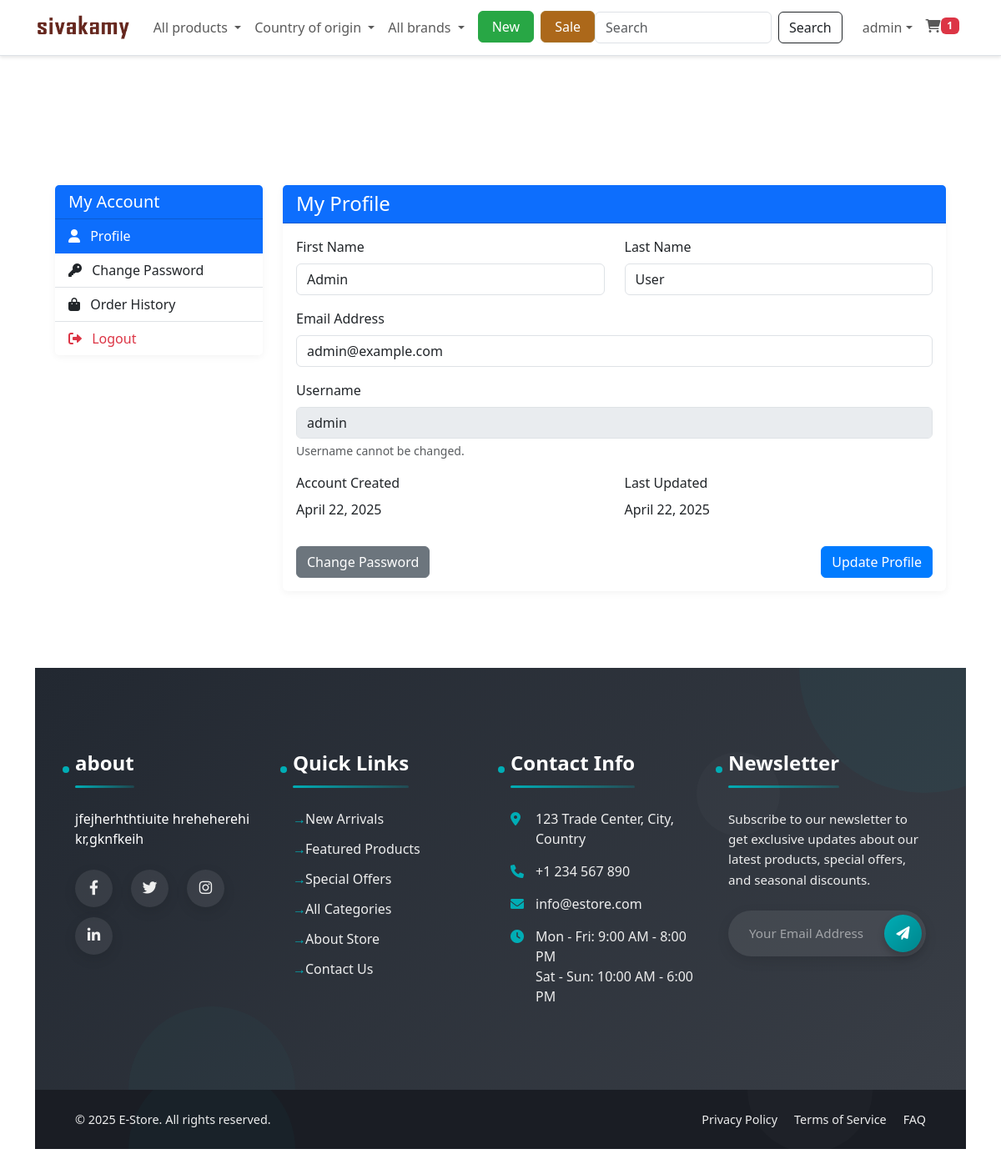
Page /?controller=user&action=profile (signed in) on the committed database.
### tables this page shows
CREATE TABLE IF NOT EXISTS `settings` (
  `id` int NOT NULL AUTO_INCREMENT,
  `key` varchar(100) NOT NULL,
  `value` text,
  `group` varchar(50) DEFAULT 'general',
  `created_at` timestamp NULL DEFAULT CURRENT_TIMESTAMP,
  `updated_at` timestamp NULL DEFAULT CURRENT_TIMESTAMP ON UPDATE CURRENT_TIMESTAMP,
  PRIMARY KEY (`id`),
  UNIQUE KEY `key` (`key`)
);

CREATE TABLE IF NOT EXISTS `users` (
  `id` int NOT NULL AUTO_INCREMENT,
  `username` varchar(50) NOT NULL,
  `email` varchar(100) NOT NULL,
  `password` varchar(255) NOT NULL,
  `first_name` varchar(50) NOT NULL,
  `last_name` varchar(50) NOT NULL,
  `role` enum('admin','customer','staff') NOT NULL DEFAULT 'customer',
  `created_at` timestamp NULL DEFAULT CURRENT_TIMESTAMP,
  `updated_at` timestamp NULL DEFAULT CURRENT_TIMESTAMP ON UPDATE CURRENT_TIMESTAMP,
  PRIMARY KEY (`id`),
  UNIQUE KEY `username` (`username`),
  UNIQUE KEY `email` (`email`)
);

CREATE TABLE IF NOT EXISTS `about_store` (
  `id` int NOT NULL AUTO_INCREMENT,
  `title` varchar(255) NOT NULL,
  `content` text NOT NULL,
  `image_path` varchar(255) DEFAULT NULL,
  `created_at` timestamp NOT NULL DEFAULT CURRENT_TIMESTAMP,
  `updated_at` timestamp NOT NULL DEFAULT CURRENT_TIMESTAMP ON UPDATE CURRENT_TIMESTAMP,
  PRIMARY KEY (`id`)
);

### app/views/customer/profile.php (the view, shortened to what the rows shown need)
<?php require_once APP_PATH . 'views/customer/layouts/header.php'; ?>
<div class="container py-5">
    <div class="row">
        <div class="col-md-3">
            <div class="card mb-4">
                <div class="card-header bg-primary text-white">
                    <h5 class="mb-0">My Account</h5>
                </div>
                <div class="list-group list-group-flush">
                    <a href="<?php echo BASE_URL; ?>?controller=user&action=profile" class="list-group-item list-group-item-action active">
                        <i class="fas fa-user me-2"></i> Profile
                    </a>
                    <a href="<?php echo BASE_URL; ?>?controller=user&action=changePassword" class="list-group-item list-group-item-action">
                        <i class="fas fa-key me-2"></i> Change Password
                    </a>
                    <a href="<?php echo BASE_URL; ?>?controller=order&action=history" class="list-group-item list-group-item-action">
                        <i class="fas fa-shopping-bag me-2"></i> Order History
                    </a>
                    <a href="<?php echo BASE_URL; ?>?controller=user&action=logout" class="list-group-item list-group-item-action text-danger">
                        <i class="fas fa-sign-out-alt me-2"></i> Logout
                    </a>
                </div>
            </div>
        </div>
        <div class="col-md-9">
            <div class="card">
                <div class="card-header bg-primary text-white">
                    <h4 class="mb-0">My Profile</h4>
                </div>
                <div class="card-body">
                    <form action="<?php echo BASE_URL; ?>?controller=user&action=profile" method="POST">
                        <div class="row mb-3">
                            <div class="col-md-6">
                                <label for="first_name" class="form-label">First Name</label>
                                <input type="text" class="form-control <?php echo isset($errors['first_name']) ? 'is-invalid' : ''; ?>" id="first_name" name="first_name" value="<?php echo $user['first_name']; ?>" required>
                            </div>
                            <div class="col-md-6">
                                <label for="last_name" class="form-label">Last Name</label>
                                <input type="text" class="form-control <?php echo isset($errors['last_name']) ? 'is-invalid' : ''; ?>" id="last_name" name="last_name" value="<?php echo $user['last_name']; ?>" required>
                            </div>
                        </div>
                        <div class="mb-3">
                            <label for="email" class="form-label">Email Address</label>
                            <input type="email" class="form-control <?php echo isset($errors['email']) ? 'is-invalid' : ''; ?>" id="email" name="email" value="<?php echo $user['email']; ?>" required>
                        </div>
                        <div class="mb-3">
                            <label for="username" class="form-label">Username</label>
                            <input type="text" class="form-control" id="username" value="<?php echo $user['username']; ?>" disabled>
                            <div class="form-text">Username cannot be changed.</div>
                        </div>
                        <div class="row mb-3">
                            <div class="col-md-6">
                                <label class="form-label">Account Created</label>
                                <p class="form-control-static"><?php echo date('F j, Y', strtotime($user['created_at'])); ?></p>
                            </div>
                            <div class="col-md-6">
                                <label class="form-label">Last Updated</label>
                                <p class="form-control-static"><?php echo date('F j, Y', strtotime($user['updated_at'])); ?></p>
                            </div>
                        </div>
                        <div class="d-flex justify-content-between">
                            <a href="<?php echo BASE_URL; ?>?controller=user&action=changePassword" class="btn btn-secondary">Change Password</a>
                            <button type="submit" class="btn btn-primary">Update Profile</button>
                        </div>
                    </form>
                </div>
            </div>
        </div>
    </div>
</div>
<?php require_once APP_PATH . 'views/customer/layouts/footer.php'; ?>

### app/views/customer/layouts/header.php (shortened to what the rows shown need)
<!DOCTYPE html>
<html lang="en">
<head>
    <link href="https://cdn.jsdelivr.net/npm/bootstrap@5.3.0-alpha1/dist/css/bootstrap.min.css" rel="stylesheet">
    <link rel="stylesheet" href="https://cdnjs.cloudflare.com/ajax/libs/font-awesome/6.0.0/css/all.min.css">
    <link rel="stylesheet" href="https://cdnjs.cloudflare.com/ajax/libs/animate.css/4.1.1/animate.min.css">
    <link rel="stylesheet" href="<?php echo BASE_URL; ?>assets/css/style.css">
</head>
<body style="background-color: #fff;" class="mobile-nav-fixed d-flex flex-column min-vh-100">
    <?php
    $settingModel = new Setting();
    $siteLogo = $settingModel->getSetting('site_logo');
    $siteName = $settingModel->getSetting('site_name') ?: 'Sivakamy';
    ?>
    <nav class="navbar navbar-expand-lg navbar-light bg-white border-bottom d-none d-md-block">
        <div class="container">
            <a class="navbar-brand fw-bold" href="<?php echo BASE_URL; ?>">
                <?php if(!empty($siteLogo) && file_exists(UPLOAD_PATH . $siteLogo)): ?>
                    <img src="<?php echo BASE_URL . 'public/uploads/' . htmlspecialchars($siteLogo); ?>" alt="<?php echo htmlspecialchars($siteName); ?>" style="max-height: 40px;">
                <?php else: ?>
                    <?php echo htmlspecialchars($siteName); ?>
                <?php endif; ?>
            </a>
            <div class="collapse navbar-collapse" id="navbarSupportedContent">
                <ul class="navbar-nav me-auto mb-2 mb-lg-0">
                    <li class="nav-item dropdown">
                        <a class="nav-link dropdown-toggle" href="#" id="categoryDropdown" role="button" data-bs-toggle="dropdown" aria-expanded="false">
                            All products
                        </a>
                    </li>
                    <li class="nav-item dropdown">
                        <a class="nav-link dropdown-toggle" href="#" id="countryDropdown" role="button" data-bs-toggle="dropdown" aria-expanded="false">
                            Country of origin
                        </a>
                    </li>
                    <li class="nav-item dropdown">
                        <a class="nav-link dropdown-toggle" href="#" id="brandDropdown" role="button" data-bs-toggle="dropdown" aria-expanded="false">
                            All brands
                        </a>
                    </li>
                    <li class="nav-item ms-2">
                        <a href="#" class="btn btn-success px-3 fw-medium" style="background-color: #28a745; border-color: #28a745;">New </a>
                    </li>
                    <li class="nav-item ms-2">
                        <a href="#" class="btn btn-success px-3 fw-medium" style="background-color:rgb(172, 104, 26); border-color:rgb(167, 116, 40);">Sale</a>
                    </li>
                </ul>
                <div class="d-lg-flex flex-column flex-lg-row align-items-start align-items-lg-center mt-3 mt-lg-0">
                    <form class="d-none d-md-flex w-100 mb-3 mb-lg-0 me-lg-2" action="<?php echo BASE_URL; ?>?controller=product&action=search" method="GET">
                        <input class="form-control me-2" type="search" name="keyword" placeholder="Search" aria-label="Search">
                        <button class="btn btn-outline-dark" type="submit">Search</button>
                    </form>
                    <ul class="navbar-nav ms-lg-2">
                        <?php if(isLoggedIn()) : ?>
                            <li class="nav-item dropdown">
                                <a class="nav-link dropdown-toggle d-flex align-items-center" href="#" id="navbarDropdown" role="button" data-bs-toggle="dropdown" aria-expanded="false">
                                    <span><?php echo $_SESSION['user_name']; ?></span>
                                </a>
                            </li>
                        <?php endif; ?>
                        <li class="nav-item">
                            <a class="nav-link d-flex align-items-center" href="<?php echo BASE_URL; ?>?controller=cart">
                                <i class="fas fa-shopping-cart"></i>
                                <?php if(isLoggedIn()) : ?>
                                    <span class="badge bg-danger cart-count">
                                        <?php
                                            $cartModel = new Cart();
                                            echo $cartModel->getCartCount($_SESSION['user_id']);
                                        ?>
                                    </span>
                                <?php endif; ?>
                            </a>
                        </li>
                    </ul>
                </div>
            </div>
        </div>
    </nav>
    <main class="container py-4">
    <main class="container py-4">

### app/views/customer/layouts/footer.php (shortened to what the rows shown need)
</main>
<footer class="full-width-section">
    <div class="footer-top">
        <div class="footer-decoration circle-1"></div>
        <div class="footer-decoration circle-2"></div>
        <div class="container-fluid px-4 px-xl-5 max-width-1400">
            <div class="row">
                <div class="col-lg-3 col-md-6">
                    <div class="footer-widget">
                        <?php
                        $aboutTitle = 'About Our Store';
                        $aboutContent = 'Your one-stop shop for quality products. We offer the best deals and fast delivery to your doorstep with a satisfaction guarantee on all purchases.';
                        if (isset($GLOBALS['db'])) {
                            try {
                                require_once APP_PATH . 'models/AboutStore.php';
                                $aboutStore = new AboutStore($GLOBALS['db']);
                                $aboutEntries = $aboutStore->getAll();
                                if (!empty($aboutEntries[0])) {
                                    $aboutTitle = htmlspecialchars($aboutEntries[0]['title']);
                                    $aboutContent = $aboutEntries[0]['content'];
                                }
                            } catch (Exception $e) {
                                error_log('Error loading about store content: ' . $e->getMessage());
                            }
                        }
                        ?>
                        <h4><a href="<?php echo BASE_URL; ?>?controller=about&action=index" style="color: inherit; text-decoration: none;"><?php echo $aboutTitle; ?></a></h4>
                        <div class="about-content">
                            <?php
                            $shortContent = strip_tags($aboutContent);
                            $shortContent = strlen($shortContent) > 150 ? substr($shortContent, 0, 150) . '...' : $shortContent;
                            echo $shortContent;
                            ?>
                        </div>
                        <div class="social-links">
                            <a href="#"><i class="fab fa-facebook-f"></i></a>
                            <a href="#"><i class="fab fa-twitter"></i></a>
                            <a href="#"><i class="fab fa-instagram"></i></a>
                            <a href="#"><i class="fab fa-linkedin-in"></i></a>
                        </div>
                    </div>
                </div>
                <div class="col-lg-3 col-md-6">
                    <div class="footer-widget">
                        <h4>Quick Links</h4>
                        <ul class="footer-links">
                            <li><a href="<?php echo BASE_URL; ?>?controller=product&action=new">New Arrivals</a></li>
                            <li><a href="<?php echo BASE_URL; ?>?controller=product&action=featured">Featured Products</a></li>
                            <li><a href="<?php echo BASE_URL; ?>?controller=product&action=sale">Special Offers</a></li>
                            <li><a href="<?php echo BASE_URL; ?>?controller=category&action=all">All Categories</a></li>
                            <li><a href="<?php echo BASE_URL; ?>?controller=about&action=index">About Store</a></li>
                            <li><a href="<?php echo BASE_URL; ?>?controller=page&action=contact">Contact Us</a></li>
                        </ul>
                    </div>
                </div>
                <div class="col-lg-3 col-md-6">
                    <div class="footer-widget">
                        <h4>Contact Info</h4>
                        <ul class="contact-info">
                            <li>
                                <i class="fas fa-map-marker-alt"></i>
                                123 Trade Center, City, Country
                            </li>
                            <li>
                                <i class="fas fa-phone"></i>
                                +1 234 567 890
                            </li>
                            <li>
                                <i class="fas fa-envelope"></i>
                                info@estore.com
                            </li>
                            <li>
                                <i class="fas fa-clock"></i>
                                Mon - Fri: 9:00 AM - 8:00 PM<br>
                                Sat - Sun: 10:00 AM - 6:00 PM
                            </li>
                        </ul>
                    </div>
                </div>
                <div class="col-lg-3 col-md-6">
                    <div class="footer-widget">
                        <h4>Newsletter</h4>
                        <p>Subscribe to our newsletter to get exclusive updates about our latest products, special offers, and seasonal discounts.</p>
                        <form class="newsletter-form">
                            <input type="email" placeholder="Your Email Address" required>
                            <button type="submit"><i class="fas fa-paper-plane"></i></button>
                        </form>
                    </div>
                </div>
            </div>
        </div>
    </div>
    <div class="footer-bottom">
        <div class="container-fluid px-4 px-xl-5 max-width-1400">
            <div class="footer-bottom-content">
                <p class="copyright-text">&copy; <?php echo date('Y'); ?> E-Store. All rights reserved.</p>
                <div class="footer-bottom-links">
                    <a href="<?php echo BASE_URL; ?>?controller=page&action=privacy">Privacy Policy</a>
                    <a href="<?php echo BASE_URL; ?>?controller=page&action=terms">Terms of Service</a>
                    <a href="<?php echo BASE_URL; ?>?controller=page&action=faq">FAQ</a>
                </div>
            </div>
        </div>
    </div>
</footer>
</body>
</html>

### rows in the picture
settings: value (picture)
users: first_name "Admin", last_name "User", email "admin@example.com", username "admin", created_at "April 22, 2025", updated_at "April 22, 2025"
about_store: title "about", content "jfejherhthtiuite hreheherehi kr,gknfkeih"

### other values in the picture
$_SESSION['user_name'] "admin"
$cartModel->getCartCount($_SESSION['user_id']) "1"
